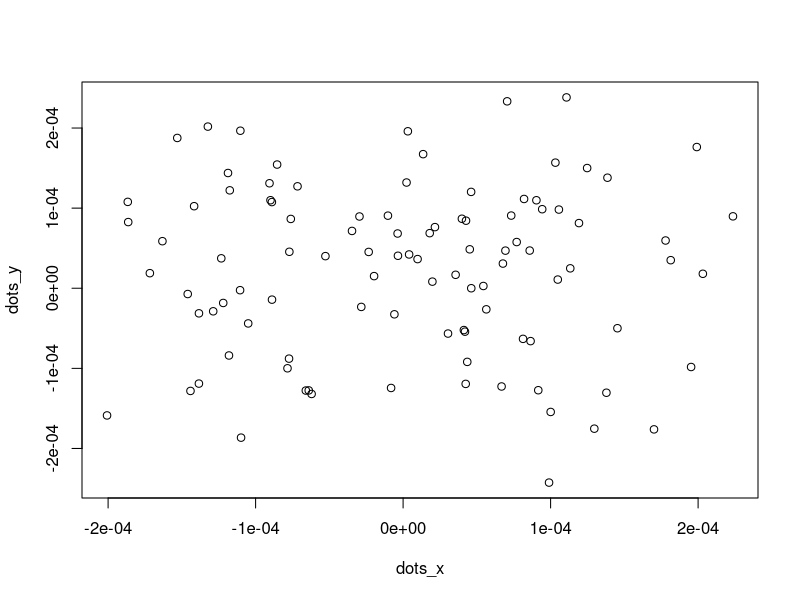

Here is the R script that generated this plot: (Note: this script raises an error after producing the figure.)
#WORKSHOP 3


#------------------------------------PART 1------------------------------------------
rm(list=ls())
DiffusionModel <- function(DiffExp, TimeExp, total_time) {
  #^show product growth by defining parameters within the diffusion model
  D<-10^-6        # Diffusion coefficient (in m^2/s)
  dt<-10^-2         # Time step (in seconds)
  total_time<-100
  TimeSteps <- total_time/dt  # Calculates number of steps given dt and Total Time
  
  dots_x<-rep(0,100)   # Creates 100 molecules to follow (x component of position)
  dots_y<-rep(0,100)   # Creates 100 molecules to follow (y component of position)
  
  dist<-sqrt(2*D*dt)   # Calculates the root mean squared distance that a molecule should travel based on D.
  
  distx<-rnorm(length(dots_x),mean=dist,sd=0.341*dist) # Do not change this line
  disty<-rnorm(length(dots_y),mean=dist,sd=0.341*dist) # Do not change this line
  
  anglex<-sample(seq(0,2*pi,by=0.001*pi),length(dots_x),replace=TRUE) # Do not change this line
  angley<-sample(seq(0,2*pi,by=0.001*pi),length(dots_y),replace=TRUE) # Do not change this line
  
  dots_x<-dots_x+distx*cos(anglex)   # Moves the molecules (x component)
  dots_y<-dots_y+disty*sin(angley)   # Moves the molecules (y component)
  
  plot(dots_x,dots_y)  # Plots the positions of the molecules
}

DiffusionModel(-6, -2, 100) #You can change the dt(-2) to any other number to test the dt changing with total time
#The diffusion model shows how these variables change within each other 
#As you manipulate the 2nd variable = dt, then you can see how it changes with time
#As dt increases (but negatively) the time step is getting smaller so get a more accurate view on the time relative to the step

png("DiffusionModel.png") #To export model created via png file


#----------------------------------------PART 2-----------------------------------------
setwd("~/Desktop")

#FOR THE FIRST D
DiffusionModel <- function(DiffExp, TimeExp, total_time) {
  
  D<-10^-6        # Diffusion coefficient (in m^2/s)
  dt<-10^-2         # Time step (in seconds)
  total_time <- 10
  TimeSteps <- total_time/dt  # Calculates number of steps given dt and Total Time
  
  dots_x<-rep(0,100)   # Creates 100 molecules to follow (x component of position)
  dots_y<-rep(0,100)   # Creates 100 molecules to follow (y component of position)
  
  dots_x_tracking <- dots_x #To track each dot individually
  dots_y_tracking <- dots_y
  
  dist<-sqrt(2*D*dt)   # Calculates the root mean squared distance that a molecule should travel based on D.
  
  for (i in 1:TimeSteps) {
    distx<-rnorm(length(dots_x),mean=dist,sd=0.341*dist) # Do not change this line
    disty<-rnorm(length(dots_y),mean=dist,sd=0.341*dist) # Do not change this line
    
    anglex<-sample(seq(0,2*pi,by=0.001*pi),length(dots_x),replace=TRUE) # Do not change this line
    angley<-sample(seq(0,2*pi,by=0.001*pi),length(dots_y),replace=TRUE) # Do not change this line
    
    dots_x<-dots_x+distx*cos(anglex)   # Moves the molecules (x component)
    dots_y<-dots_y+disty*sin(angley)   # Moves the molecules (y component)
    
    dots_x_tracking <- cbind(dots_x_tracking, dots_x)
    dots_y_tracking <- cbind(dots_y_tracking, dots_y)
  }
  
  qplot(dots_x,dots_y, main="Post-Diffusion Coordinates of 100 Molecules Starting at the Origin",xlab="Final X Coordinate", ylab="Final Y Coordinate")  # Plots the positions of the molecules
}

DiffusionModel(-6, -2, 10)
png("DiffusionModel.png")
#or
plot(DiffusionModel(-6, -2, 10))
png("plot(DiffusionModel).png")


#FOR THE SECOND D
DiffusionModel <- function(DiffExp, TimeExp, total_time) {
  
  D<-10^-2        # Diffusion coefficient (in m^2/s)
  dt<-10^-2         # Time step (in seconds)
  total_time <- 10
  TimeSteps <- total_time/dt  # Calculates number of steps given dt and Total Time
  
  dots_x<-rep(0,100)   # Creates 100 molecules to follow (x component of position)
  dots_y<-rep(0,100)   # Creates 100 molecules to follow (y component of position)
  
  dots_x_tracking <- dots_x #To track each dot individually
  dots_y_tracking <- dots_y
  
  dist<-sqrt(2*D*dt)   # Calculates the root mean squared distance that a molecule should travel based on D.
  
  for (i in 1:TimeSteps) {
    distx<-rnorm(length(dots_x),mean=dist,sd=0.341*dist) # Do not change this line
    disty<-rnorm(length(dots_y),mean=dist,sd=0.341*dist) # Do not change this line
    
    anglex<-sample(seq(0,2*pi,by=0.001*pi),length(dots_x),replace=TRUE) # Do not change this line
    angley<-sample(seq(0,2*pi,by=0.001*pi),length(dots_y),replace=TRUE) # Do not change this line
    
    dots_x<-dots_x+distx*cos(anglex)   # Moves the molecules (x component)
    dots_y<-dots_y+disty*sin(angley)   # Moves the molecules (y component)
    
    dots_x_tracking <- cbind(dots_x_tracking, dots_x)
    dots_y_tracking <- cbind(dots_y_tracking, dots_y)
  }
  
  qplot(dots_x,dots_y, main="Post-Diffusion Coordinates of 100 Molecules Starting at the Origin", xlab="Final X Coordinate", ylab="Final Y Coordinate")  # Plots the positions of the molecules
}

DiffusionModel(-2, -2, 10)
png("DiffusionModel.png")
#or
plot(DiffusionModel(-2, -2, 10))
png("plot(DiffusionModel).png")


#FOR THE THIRD D
DiffusionModel <- function(DiffExp, TimeExp, total_time) {
  
  D<-10^-8        # Diffusion coefficient (in m^2/s)
  dt<-10^-2         # Time step (in seconds)
  total_time <- 10
  TimeSteps <- total_time/dt  # Calculates number of steps given dt and Total Time
  
  dots_x<-rep(0,100)   # Creates 100 molecules to follow (x component of position)
  dots_y<-rep(0,100)   # Creates 100 molecules to follow (y component of position)
  
  dots_x_tracking <- dots_x #To track each dot individually
  dots_y_tracking <- dots_y
  
  dist<-sqrt(2*D*dt)   # Calculates the root mean squared distance that a molecule should travel based on D.
  
  for (i in 1:TimeSteps) {
    distx<-rnorm(length(dots_x),mean=dist,sd=0.341*dist) # Do not change this line
    disty<-rnorm(length(dots_y),mean=dist,sd=0.341*dist) # Do not change this line
    
    anglex<-sample(seq(0,2*pi,by=0.001*pi),length(dots_x),replace=TRUE) # Do not change this line
    angley<-sample(seq(0,2*pi,by=0.001*pi),length(dots_y),replace=TRUE) # Do not change this line
    
    dots_x<-dots_x+distx*cos(anglex)   # Moves the molecules (x component)
    dots_y<-dots_y+disty*sin(angley)   # Moves the molecules (y component)
    
    dots_x_tracking <- cbind(dots_x_tracking, dots_x)
    dots_y_tracking <- cbind(dots_y_tracking, dots_y)
  }
  
  qplot(dots_x,dots_y, main="Post-Diffusion Coordinates of 100 Molecules Starting at the Origin", xlab="Final X Coordinate", ylab="Final Y Coordinate")  # Plots the positions of the molecules
}

DiffusionModel(-8, -2, 10)
png("DiffusionModel.png")
#or
plot(DiffusionModel(-8, -2, 10))
png("plot(DiffusionModel).png")


#FOR THE FOURTH D
DiffusionModel <- function(DiffExp, TimeExp, total_time) {
  
  D<-10^-3       # Diffusion coefficient (in m^2/s)
  dt<-10^-2         # Time step (in seconds)
  total_time <- 10
  TimeSteps <- total_time/dt  # Calculates number of steps given dt and Total Time
  
  dots_x<-rep(0,100)   # Creates 100 molecules to follow (x component of position)
  dots_y<-rep(0,100)   # Creates 100 molecules to follow (y component of position)
  
  dots_x_tracking <- dots_x #To track each dot individually
  dots_y_tracking <- dots_y
  
  dist<-sqrt(2*D*dt)   # Calculates the root mean squared distance that a molecule should travel based on D.
  
  for (i in 1:TimeSteps) {
    distx<-rnorm(length(dots_x),mean=dist,sd=0.341*dist) # Do not change this line
    disty<-rnorm(length(dots_y),mean=dist,sd=0.341*dist) # Do not change this line
    
    anglex<-sample(seq(0,2*pi,by=0.001*pi),length(dots_x),replace=TRUE) # Do not change this line
    angley<-sample(seq(0,2*pi,by=0.001*pi),length(dots_y),replace=TRUE) # Do not change this line
    
    dots_x<-dots_x+distx*cos(anglex)   # Moves the molecules (x component)
    dots_y<-dots_y+disty*sin(angley)   # Moves the molecules (y component)
    
    dots_x_tracking <- cbind(dots_x_tracking, dots_x)
    dots_y_tracking <- cbind(dots_y_tracking, dots_y)
  }
  
  qplot(dots_x,dots_y, main="Post-Diffusion Coordinates of 100 Molecules Starting at the Origin", xlab="Final X Coordinate", ylab="Final Y Coordinate")  # Plots the positions of the molecules
}

DiffusionModel(-3, -2, 10)
png("DiffusionModel.png")
#or
plot(DiffusionModel(-3, -2, 10))
png("plot(DiffusionModel).png")


#FOR THE FIFTH D
DiffusionModel <- function(DiffExp, TimeExp, total_time) {
  
  D<-10^-10        # Diffusion coefficient (in m^2/s)
  dt<-10^-2         # Time step (in seconds)
  total_time <- 10
  TimeSteps <- total_time/dt  # Calculates number of steps given dt and Total Time
  
  dots_x<-rep(0,100)   # Creates 100 molecules to follow (x component of position)
  dots_y<-rep(0,100)   # Creates 100 molecules to follow (y component of position)
  
  dots_x_tracking <- dots_x #To track each dot individually
  dots_y_tracking <- dots_y
  
  dist<-sqrt(2*D*dt)   # Calculates the root mean squared distance that a molecule should travel based on D.
  
  for (i in 1:TimeSteps) {
    distx<-rnorm(length(dots_x),mean=dist,sd=0.341*dist) # Do not change this line
    disty<-rnorm(length(dots_y),mean=dist,sd=0.341*dist) # Do not change this line
    
    anglex<-sample(seq(0,2*pi,by=0.001*pi),length(dots_x),replace=TRUE) # Do not change this line
    angley<-sample(seq(0,2*pi,by=0.001*pi),length(dots_y),replace=TRUE) # Do not change this line
    
    dots_x<-dots_x+distx*cos(anglex)   # Moves the molecules (x component)
    dots_y<-dots_y+disty*sin(angley)   # Moves the molecules (y component)
    
    dots_x_tracking <- cbind(dots_x_tracking, dots_x)
    dots_y_tracking <- cbind(dots_y_tracking, dots_y)
  }
  
  qplot(dots_x,dots_y, main="Post-Diffusion Coordinates of 100 Molecules Starting at the Origin", xlab="Final X Coordinate", ylab="Final Y Coordinate")  # Plots the positions of the molecules
}

DiffusionModel(-10, -2, 10)
png("DiffusionModel.png")
#or
plot(DiffusionModel(-10, -2, 10))
png("plot(DiffusionModel).png")


#------------------------------------PART 3-------------------------------------------
DiffusionModel <- function(DiffExp, TimeExp, total_time, Molecules=100, Track=FALSE) {
  
  D<-10^-6        # Diffusion coefficient (in m^2/s)
  dt<-10^-2         # Time step (in seconds)
  total_time <- 10
  TimeSteps <- total_time/dt  # Calculates number of steps given dt and Total Time
  
  dots_x<-rep(0,Molecules)   # Creates 100 molecules to follow (x component of position)
  dots_y<-rep(0,Molecules)   # Creates 100 molecules to follow (y component of position)
  
  dots_x_tracking <- dots_x
  dots_y_tracking <- dots_y
  
  dist<-sqrt(2*D*dt)   # Calculates the root mean squared distance that a molecule should travel based on D.
  
  for (i in 1:TimeSteps) {
    distx<-rnorm(length(dots_x),mean=dist,sd=0.341*dist) # Do not change this line
    disty<-rnorm(length(dots_y),mean=dist,sd=0.341*dist) # Do not change this line
    
    anglex<-sample(seq(0,2*pi,by=0.001*pi),length(dots_x),replace=TRUE) # Do not change this line
    angley<-sample(seq(0,2*pi,by=0.001*pi),length(dots_y),replace=TRUE) # Do not change this line
    
    dots_x<-dots_x+distx*cos(anglex)   # Moves the molecules (x component)
    dots_y<-dots_y+disty*sin(angley)   # Moves the molecules (y component)
    
    dots_x_tracking <- cbind(dots_x_tracking, dots_x)
    dots_y_tracking <- cbind(dots_y_tracking, dots_y)
  }
  if (Track == TRUE) {
    plot(dots_x,dots_y, main="Post-Diffusion Coordinates of Molecules Starting at the Origin", xlab="Final X Coordinate", ylab="Final Y Coordinate")  # Plots the positions of the molecules
    
    for (i in 1:Molecules) {
      for (j in 1:TimeSteps) {
        segments(dots_x_tracking[i,j],dots_y_tracking[i,j],dots_x_tracking[i,j+1],dots_y_tracking[i,j+1])
      }
    }
  } else {
    library("ggplot2")
    qplot(dots_x,dots_y, main="Post-Diffusion Coordinates of Molecules Starting at the Origin", xlab="Final X Coordinate", ylab="Final Y Coordinate")  # Plots the positions of the molecules
  }}

DiffusionModel(-6,-2, 10, 100, Track = TRUE)

png("DiffusionModel.png")
